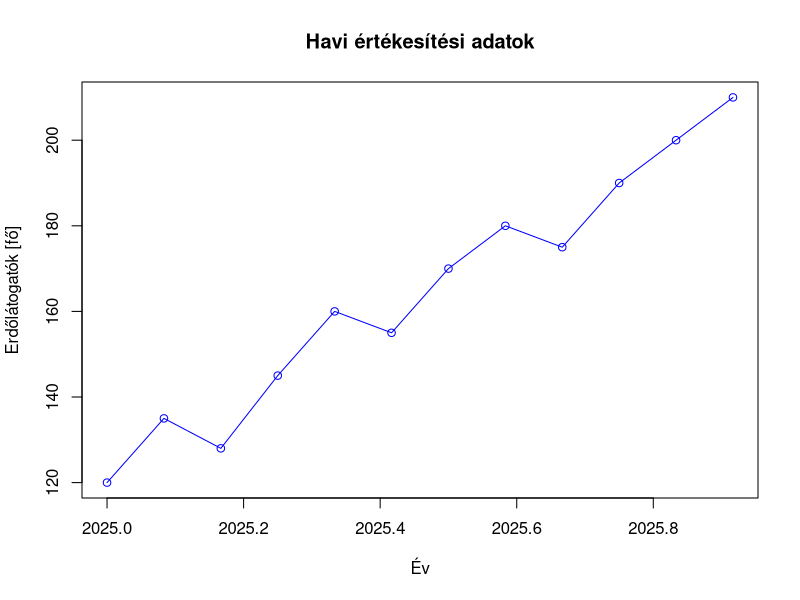
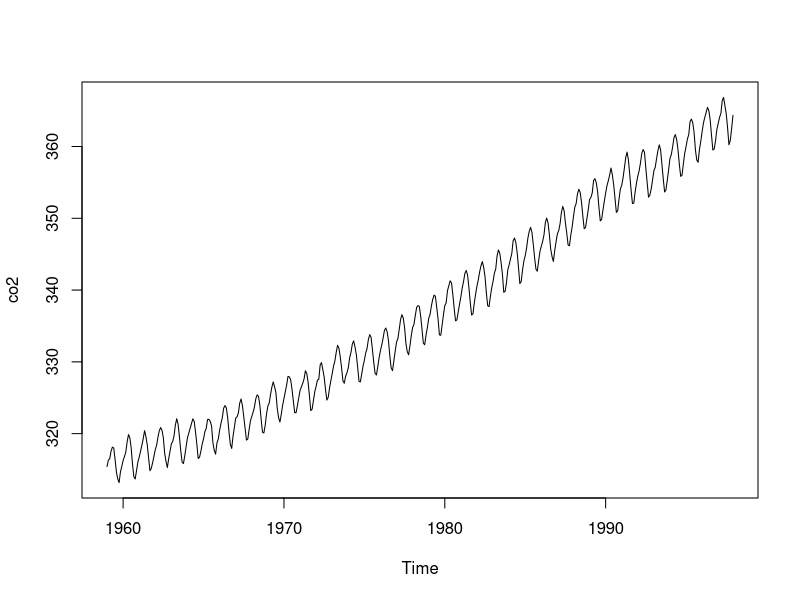
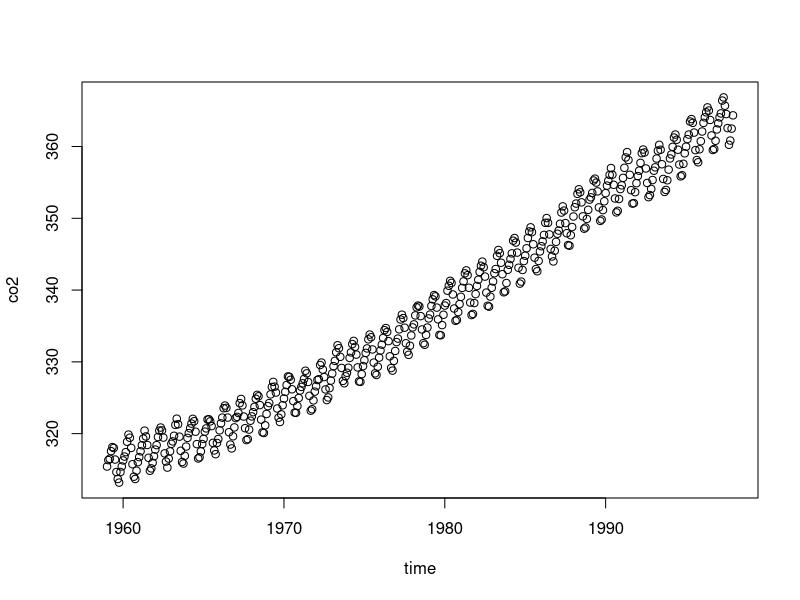
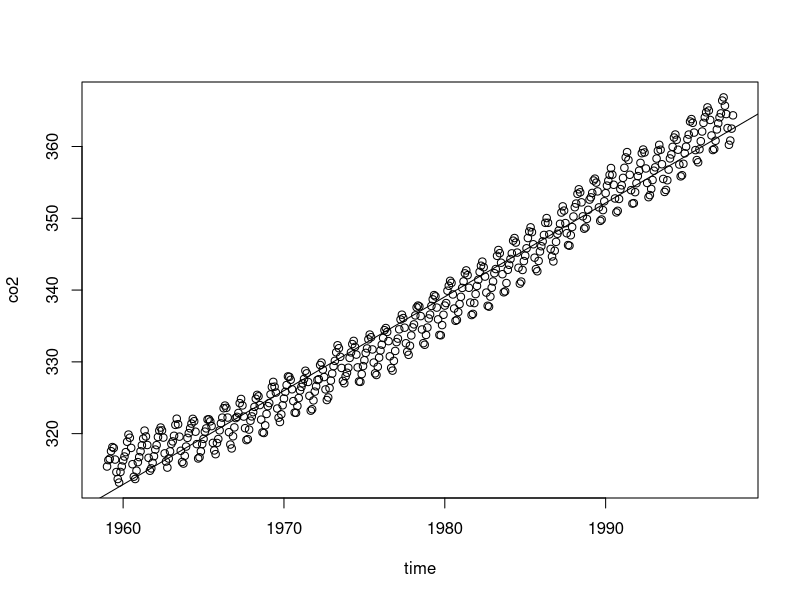
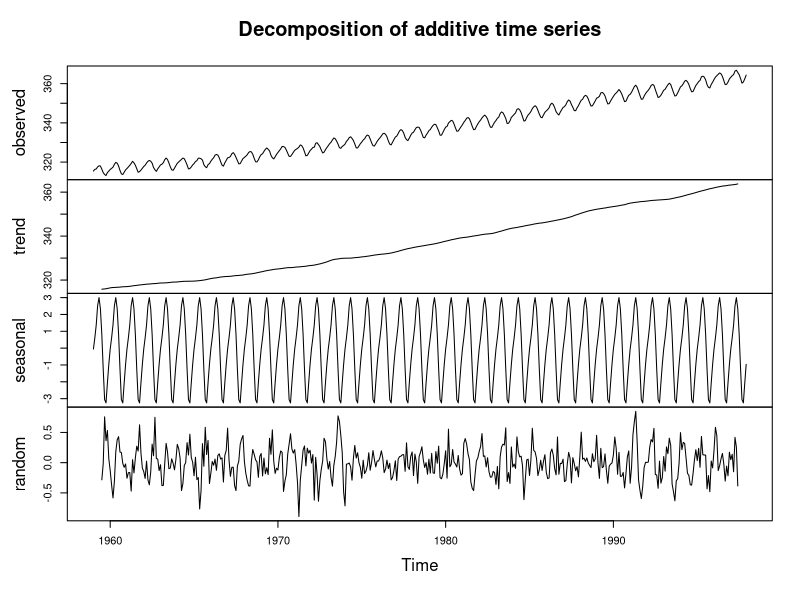

Write R code to recreate these figures, in order.
# Havi erdőlátogatás adatok
erdőlátogatók_száma <- c(120, 135, 128, 145, 160, 155,
                         170, 180, 175, 190, 200, 210)

# Idősor létrehozása
idosor <- ts(erdőlátogatók_száma,
             start = c(2025, 1),
             frequency = 12)

# Idősor megjelenítése
print(idosor)

plot(idosor,
     main = "Havi értékesítési adatok",
     xlab = "Év",
     ylab = "Erdőlátogatók [fő]",
     col = "blue",
     type = "o")

## Idősor elemzés bevezetés
data(co2)
## Az adatok leírása
?co2
## Félelmetes emelkedés
plot(co2)
## Az adatok
co2
## Átalakítás adattáblává
## Idő
time(co2)
## Az adatok
as.numeric(co2)
## Adattábla előállítása
co2.df <- data.frame(time = time(co2), co2 = as.numeric(co2))
## Adattábla nyomtatás
plot(co2.df)
## Mentés csv-be
write.csv2(co2.df, file = "co2df.csv")
## A mentés helye:
getwd()

########### Elemzés ########
## Trend illesztés lineáris regresszióval
## lm függvény kézikönve
?lm
## plot formulával co2 ~ time
## tehát a co2 cc az idő függvényében
plot(co2 ~ time, data = co2.df)
## Modell eredmény mentése
co2.lm <- lm(co2 ~ time, data = co2.df)
## Az ábrára
abline(co2.lm)
## A modell statisztikai vizsgálata
summary(co2.lm)
## A tengelymetszet és meredekség
co2.lm

###### Dekompozíciós idősor elemzés ####
## A dekompozíciót végző függvények kézikönyvei
?decompose
?stl
## Dekompozíciós idősorelemzés decompose függvénnyel
decompose(co2)
co2.decomp <- decompose(co2)
plot(co2.decomp)
